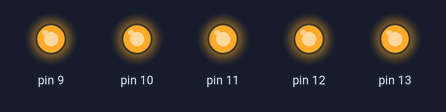
Bench run of a sketch on a simulated Arduino Uno, built with avr-gcc and run on an emulated ATmega328P. Shown: output pins drawn as LEDs (lit = HIGH).

Above: at 0.45 s.
At 0.8 s:
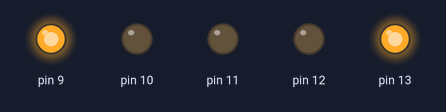
At 1.4 s:
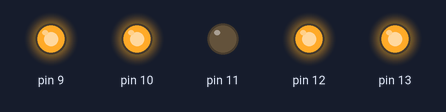
At 2.25 s:
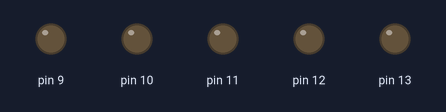
Timing chart, 0 to 3.0 s (numbered marks = the images above):
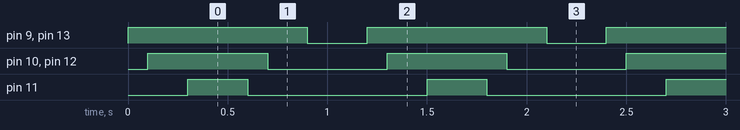

Measured:
- by itself, pin 9, pin 13: alternates HIGH for 0.90 s and LOW for 0.30 s
- by itself, pin 10, pin 12: alternates HIGH for 0.60 s and LOW for 0.60 s
- by itself, pin 11: alternates HIGH for 0.30 s and LOW for 0.90 s

The sketch:

Blink_Led_Basic.ino
```cpp
void setup() {
  // put your setup code here, to run once:
  pinMode(13,OUTPUT);
  pinMode(12,OUTPUT);
  pinMode(11,OUTPUT);
  pinMode(10,OUTPUT);
  pinMode(9,OUTPUT);
  }

void loop() {
  // put your main code here, to run repeatedly:
  digitalWrite(9, HIGH); digitalWrite(13,HIGH);
  delay(100);
  digitalWrite(10, HIGH);digitalWrite(12,HIGH);
  delay(200);
  digitalWrite(11,HIGH);
  delay(300);
  digitalWrite(11,LOW);
  delay(100);
  digitalWrite(10,LOW);digitalWrite(12,LOW);
  delay(200);
  digitalWrite(9,LOW); digitalWrite(13,LOW);
  delay(300);

  }
```
